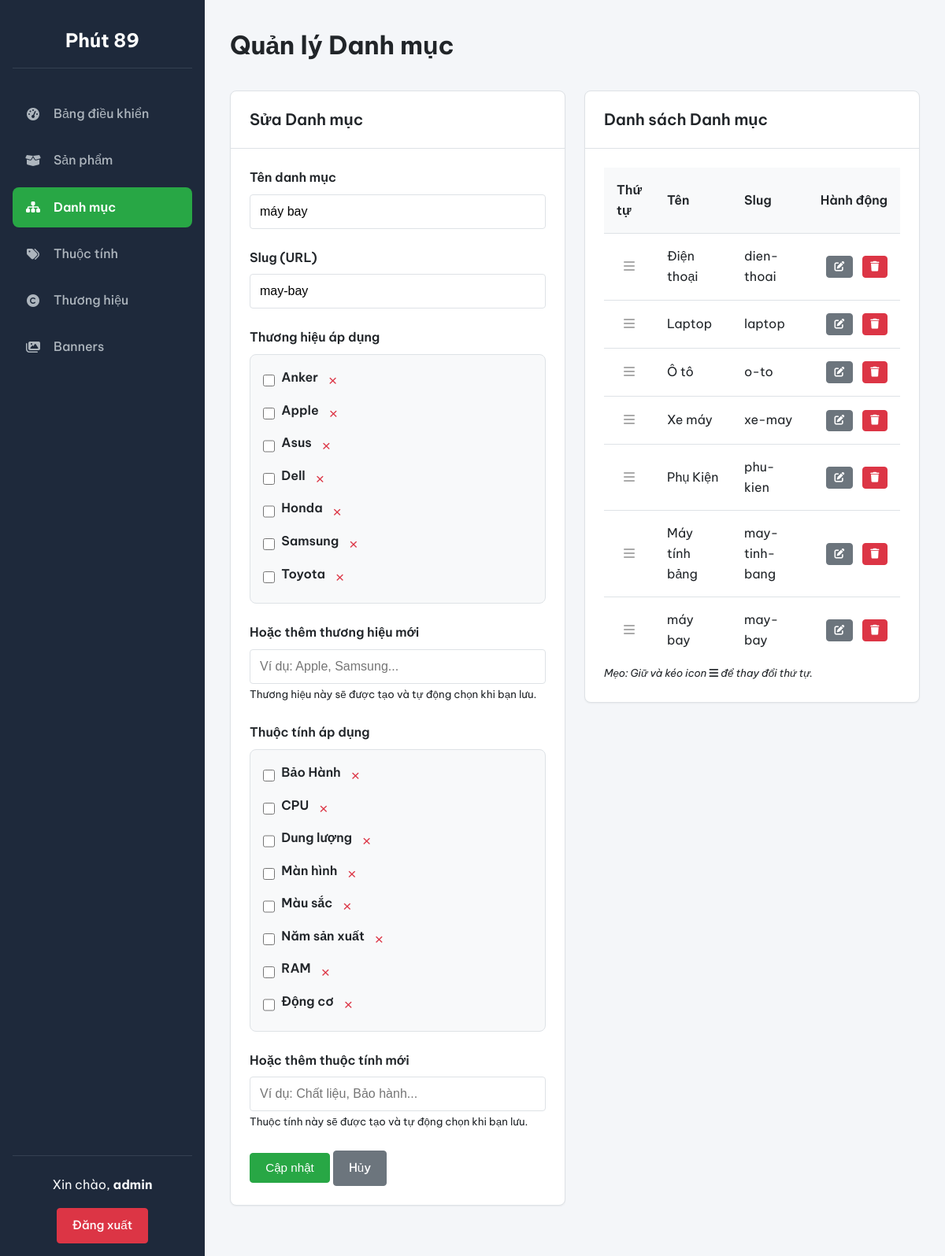
The page /admin/categories.php?id_edit=10 (signed in) on the database its author committed.
### tables this page shows
CREATE TABLE `danh_muc` (
  `id` int(11) NOT NULL,
  `ten_danh_muc` varchar(255) NOT NULL,
  `slug` varchar(255) NOT NULL,
  `is_active` tinyint(1) NOT NULL DEFAULT 1,
  `vi_tri` int(11) NOT NULL DEFAULT 0
);

CREATE TABLE `thuong_hieu` (
  `id` int(11) NOT NULL,
  `ten_thuong_hieu` varchar(255) NOT NULL,
  `slug` varchar(255) NOT NULL
);

CREATE TABLE `thuoc_tinh` (
  `id` int(11) NOT NULL,
  `ten_thuoc_tinh` varchar(255) NOT NULL
);

### includes/functions.php (called while the page is built, shortened)
<?php
function e($string)
{
    return htmlspecialchars($string ?? '', ENT_QUOTES, 'UTF-8');
}

### admin/categories.php (the view, shortened to what this page needs)
<?php
require_once __DIR__ . '/../includes/functions.php';
require_once 'includes/header.php';
$id_edit = (int)($_GET['id_edit'] ?? 0);
$category_edit = null;
$linked_brands = [];
$linked_attributes = [];
if ($id_edit > 0) {
    $stmt = $pdo->prepare("SELECT * FROM danh_muc WHERE id = ?");
    $stmt->execute([$id_edit]);
    $category_edit = $stmt->fetch();
    if ($category_edit) {
        $linked_brands = $pdo->query("SELECT thuong_hieu_id FROM danhmuc_thuonghieu WHERE danh_muc_id = $id_edit")->fetchAll(PDO::FETCH_COLUMN);
        $linked_attributes = $pdo->query("SELECT thuoc_tinh_id FROM danhmuc_thuoc_tinh WHERE danh_muc_id = $id_edit")->fetchAll(PDO::FETCH_COLUMN);
    }
}
$all_categories = $pdo->query("SELECT * FROM danh_muc ORDER BY vi_tri ASC")->fetchAll();
$all_brands = $pdo->query("SELECT id, ten_thuong_hieu FROM thuong_hieu ORDER BY ten_thuong_hieu")->fetchAll();
$all_attributes = $pdo->query("SELECT id, ten_thuoc_tinh FROM thuoc_tinh ORDER BY ten_thuoc_tinh")->fetchAll();
?>
<div class="form-grid" style="align-items: flex-start;">
    <div class="card">
        <div class="card-header">
            <h2 class="card-title"><?php echo $id_edit ? 'Sửa Danh mục' : 'Thêm Danh mục mới'; ?></h2>
        </div>
        <div class="card-body">
            <form id="category-form" action="categories.php" method="POST">
                <div class="form-group"><label for="name_for_slug">Tên danh mục</label><input type="text" class="form-control" name="ten_danh_muc" id="name_for_slug" value="<?php echo e($category_edit['ten_danh_muc'] ?? ''); ?>" required></div>
                <div class="form-group"><label for="slug">Slug (URL)</label><input type="text" class="form-control" name="slug" id="slug" value="<?php echo e($category_edit['slug'] ?? ''); ?>" required></div>
                <div class="form-group">
                    <label>Thương hiệu áp dụng</label>
                    <div class="form-group-checkbox-grid">
                        <?php foreach ($all_brands as $brand): ?>
                            <div class="checkbox-item-wrapper">
                                <input type="checkbox" name="brands[]" value="<?php echo $brand['id']; ?>" id="brand_<?php echo $brand['id']; ?>" <?php if (in_array($brand['id'], $linked_brands)) echo 'checked'; ?>>
                                <label for="brand_<?php echo $brand['id']; ?>"><?php echo e($brand['ten_thuong_hieu']); ?></label>
                                <button type="button" class="btn-delete-term" data-term-id="<?php echo $brand['id']; ?>" data-term-type="brand" data-term-name="<?php echo e($brand['ten_thuong_hieu']); ?>" title="Xóa vĩnh viễn thương hiệu này">&times;</button>
                            </div>
                        <?php endforeach; ?>
                    </div>
                </div>
                <div class="form-group">
                    <label for="new_brand_name">Hoặc thêm thương hiệu mới</label>
                    <input type="text" id="new_brand_name" name="new_brand_name" class="form-control" placeholder="Ví dụ: Apple, Samsung...">
                    <small>Thương hiệu này sẽ được tạo và tự động chọn khi bạn lưu.</small>
                </div>
                <div class="form-group">
                    <label>Thuộc tính áp dụng</label>
                    <div class="form-group-checkbox-grid">
                        <?php foreach ($all_attributes as $attribute): ?>
                            <div class="checkbox-item-wrapper">
                                <input type="checkbox" name="attributes[]" value="<?php echo $attribute['id']; ?>" id="attr_<?php echo $attribute['id']; ?>" <?php if (in_array($attribute['id'], $linked_attributes)) echo 'checked'; ?>>
                                <label for="attr_<?php echo $attribute['id']; ?>"><?php echo e($attribute['ten_thuoc_tinh']); ?></label>
                                <button type="button" class="btn-delete-term" data-term-id="<?php echo $attribute['id']; ?>" data-term-type="attribute" data-term-name="<?php echo e($attribute['ten_thuoc_tinh']); ?>" title="Xóa vĩnh viễn thuộc tính này">&times;</button>
                            </div>
                        <?php endforeach; ?>
                    </div>
                </div>
                <div class="form-group"><label for="new_attribute_name">Hoặc thêm thuộc tính mới</label><input type="text" id="new_attribute_name" name="new_attribute_name" class="form-control" placeholder="Ví dụ: Chất liệu, Bảo hành..."><small>Thuộc tính này sẽ được tạo và tự động chọn khi bạn lưu.</small></div>
                <button type="submit" class="btn btn-primary"><?php echo $id_edit ? 'Cập nhật' : 'Thêm mới'; ?></button>
                <?php if ($id_edit): ?><a href="categories.php" class="btn btn-secondary">Hủy</a><?php endif; ?>
            </form>
        </div>
    </div>
    <div class="card">
        <div class="card-header">
            <h2 class="card-title">Danh sách Danh mục</h2>
        </div>
        <div class="card-body">
            <table class="table-sortable">
                <thead>
                    <tr>
                        <th class="sort-handle-col">Thứ tự</th>
                        <th>Tên</th>
                        <th>Slug</th>
                        <th class="actions">Hành động</th>
                    </tr>
                </thead>
                <tbody id="sortable-categories">
                    <?php foreach ($all_categories as $cat): ?>
                        <tr data-id="<?php echo $cat['id']; ?>">
                            <td class="sort-handle"><i class="fas fa-bars"></i></td>
                            <td><?php echo e($cat['ten_danh_muc']); ?></td>
                            <td><?php echo e($cat['slug']); ?></td>
                            <td class="actions">
                                <a href="categories.php?id_edit=<?php echo $cat['id']; ?>" class="btn btn-secondary" title="Sửa"><i class="fas fa-edit"></i></a>
                                <a href="categories.php?action=delete&id=<?php echo $cat['id']; ?>" class="btn btn-danger" onclick="return confirm('Bạn có chắc chắn muốn xóa?');" title="Xóa"><i class="fas fa-trash"></i></a>
                            </td>
                        </tr>
                    <?php endforeach; ?>
                </tbody>
            </table>
            <p><small><i>Mẹo: Giữ và kéo icon <i class="fas fa-bars"></i> để thay đổi thứ tự.</i></small></p>
        </div>
    </div>
</div>
<?php require_once 'includes/footer.php'; ?>

### admin/assets/admin_style.css (style rules this page uses)
:root { --primary-color: #28a745; --primary-hover-color: #218838; --danger-color: #dc3545; --danger-hover-color: #c82333; --secondary-color: #6c757d; --text-dark: #212529; --text-light: #f8f9fa; --text-muted: #6c757d; --bg-dark-sidebar: #1e293b; --bg-light-content: #f4f6f9; --bg-white: #ffffff; --border-color: #dee2e6; --font-family-sans-serif: "Be Vietnam Pro", sans-serif; --radius-sm: 0.25rem; --radius-md: 0.5rem; --shadow-sm: 0 1px 2px 0 rgb(0 0 0 / 0.05); --shadow-md: 0 4px 6px -1px rgb(0 0 0 / 0.1), 0 2px 4px -2px rgb(0 0 0 / 0.1); --transition: all 0.2s ease-in-out; }
* { box-sizing: border-box; margin: 0; padding: 0; }
a { text-decoration: none; color: inherit; }
body { font-family: var(--font-family-sans-serif); background-color: var(--bg-light-content); color: var(--text-dark); font-size: 16px; line-height: 1.6; }
.card { background: var(--bg-white); border: 1px solid var(--border-color); border-radius: var(--radius-md); margin-bottom: 2rem; box-shadow: var(--shadow-sm); }
.card-header { padding: 1.25rem 1.5rem; border-bottom: 1px solid var(--border-color); display: flex; justify-content: space-between; align-items: center; }
.card-title { font-size: 1.25rem; font-weight: 600; }
.card-body { padding: 1.5rem; }
.btn { padding: 0.6rem 1.2rem; border: 1px solid transparent; border-radius: var(--radius-sm); font-size: 0.95rem; font-weight: 500; cursor: pointer; text-decoration: none; display: inline-flex; align-items: center; gap: 0.5rem; transition: var(--transition); }
.btn-primary { background-color: var(--primary-color); border-color: var(--primary-color); color: #fff; }
.btn-danger { background-color: var(--danger-color); border-color: var(--danger-color); color: #fff; }
.btn-secondary { background-color: var(--secondary-color); border-color: var(--secondary-color); color: #fff; }
table { width: 100%; border-collapse: collapse; }
table th, table td { padding: 1rem; text-align: left; border-bottom: 1px solid var(--border-color); vertical-align: middle; }
table th { font-weight: 600; background-color: #f8f9fa; color: var(--text-dark); }
table tr:last-child td { border-bottom: none; }
table .actions { text-align: right; white-space: nowrap; }
table .actions a, table .actions button { margin-left: 0.5rem; padding: 0.4rem 0.6rem; font-size: 0.8rem; }
.form-group { margin-bottom: 1.5rem; }
.form-group label { display: block; font-weight: 600; margin-bottom: 0.5rem; }
.form-control { width: 100%; padding: 0.75rem; font-size: 1rem; border: 1px solid var(--border-color); border-radius: var(--radius-sm); transition: var(--transition); }
.form-grid { display: grid; grid-template-columns: repeat(auto-fit, minmax(250px, 1fr)); gap: 1.5rem; }
.form-group-checkbox-grid { display: grid; grid-template-columns: repeat(auto-fit, minmax(200px, 1fr)); gap: 0.5rem 1rem; background-color: #f8f9fa; padding: 1rem; border-radius: var(--radius-md); border: 1px solid var(--border-color); }
.form-group-checkbox-grid > div { display: flex; align-items: center; gap: 0.5rem; }
input[type="checkbox"], input[type="radio"] { width: 1.15em; height: 1.15em; cursor: pointer; }

### admin/categories.php (style rules this page uses)
.sort-handle { cursor: grab; text-align: center; width: 40px; color: #aaa; }
.sort-handle-col { width: 40px; }
.checkbox-item-wrapper { display: flex; align-items: center; gap: 5px; }
.btn-delete-term { background: none; border: none; color: #dc3545; cursor: pointer; font-size: 1.2rem; line-height: 1; padding: 0 5px; display: inline-flex; align-items: center; justify-content: center; border-radius: 50%; }

### rows shown on the page
danh_muc: ten_danh_muc "máy bay", slug "may-bay"
thuong_hieu: ten_thuong_hieu "Anker"
thuong_hieu: ten_thuong_hieu "Apple"
thuong_hieu: ten_thuong_hieu "Asus"
thuong_hieu: ten_thuong_hieu "Dell"
thuong_hieu: ten_thuong_hieu "Honda"
thuong_hieu: ten_thuong_hieu "Samsung"
thuong_hieu: ten_thuong_hieu "Toyota"
thuoc_tinh: ten_thuoc_tinh "Bảo Hành"
thuoc_tinh: ten_thuoc_tinh "CPU"
thuoc_tinh: ten_thuoc_tinh "Dung lượng"
thuoc_tinh: ten_thuoc_tinh "Màn hình"
thuoc_tinh: ten_thuoc_tinh "Màu sắc"
thuoc_tinh: ten_thuoc_tinh "Năm sản xuất"
thuoc_tinh: ten_thuoc_tinh "RAM"
thuoc_tinh: ten_thuoc_tinh "Động cơ"
danh_muc: ten_danh_muc "Điện thoại", slug "dien-thoai"
danh_muc: ten_danh_muc "Laptop", slug "laptop"
danh_muc: ten_danh_muc "Ô tô", slug "o-to"
danh_muc: ten_danh_muc "Xe máy", slug "xe-may"
danh_muc: ten_danh_muc "Phụ Kiện", slug "phu-kien"
danh_muc: ten_danh_muc "Máy tính bảng", slug "may-tinh-bang"

### other values the page prints
SITE_NAME "Phút 89"
$_SESSION['admin_username'] "admin"
$page_title "Quản lý Danh mục"
